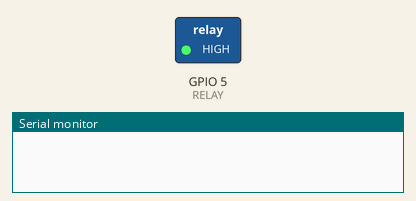
The sketch below on a simulated ESP8266 (NodeMCU). Parts: switched loads named in the sketch (green lamp = pin HIGH), the last lines printed to the serial monitor. WiFi joins after 1.5 s; servers stay silent unless stated.

Above: at 0.1 s.
At 2.1 s:
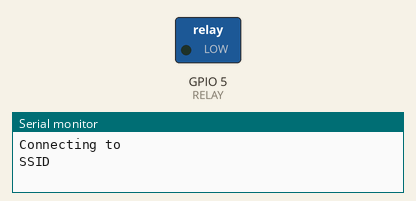
Timing chart, 0 to 3.6 s (numbered marks = the images above):
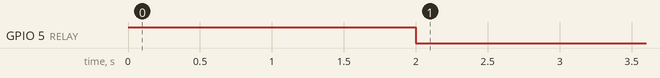

The sketch:

relay.ino
```cpp
/*
From "My Raspberry Pi Does Everything!!!" by Anne Brenner 2022
*/

#include <ESP8266WiFi.h>
//////////////////////////////////////////////
//Change SSID and PASSWORD to yours
const char* ssid     = "SSID";
const char* password = "PASSWORD";
//////////////////////////////////////////////
String REMOTE="";
WiFiServer server(80);
const int RELAY    =5; //D1 on nodemcu

void connectWifi(const char* ssid, const char* password) {
  int WiFiCounter = 0;
  // We start by connecting to a WiFi network
  Serial.println("Connecting to ");
  Serial.println(ssid);
  WiFi.mode(WIFI_STA);
  WiFi.begin(ssid, password);
  while (WiFi.status() != WL_CONNECTED && WiFiCounter < 30) {
    delay(1000);
    WiFiCounter++;
    Serial.println(".");
  }
  Serial.println("");
  Serial.println("WiFi connected");
  Serial.println("IP address: ");
  Serial.println(WiFi.localIP());
}

void setup() {
  pinMode(RELAY, OUTPUT);
  digitalWrite(RELAY, HIGH);
  delay(2000);
  digitalWrite(RELAY, LOW);


  Serial.begin(115200);  //Start Serial
  delay(10);
  connectWifi(ssid, password); // Start WiFi
  server.begin();  // Start Server

}

void loop() {
  delay(1000);
  int connectFails = 0;

  while ((WiFi.status() != WL_CONNECTED)) {
    connectWifi(ssid, password);
    connectFails++;
    if (connectFails > 4) {
      Serial.println("Failed Connection");
    }
  }

  WiFiClient clientS = server.available();
  if (!clientS) {
    return;
  }
  Serial.println("new client");
  String req = clientS.readStringUntil('\r');
  Serial.println(req);
  clientS.flush();
  if (req.indexOf("?REMOTE=ON") != -1){
    digitalWrite(RELAY, LOW);
    }
  if (req.indexOf("?REMOTE=OFF") != -1) {
    digitalWrite(RELAY, HIGH);
    }
  if (req.indexOf("?REMOTE=TOGGLE") != -1) {
    digitalWrite(RELAY, !digitalRead(RELAY));
    }
  clientS.println("HTTP/1.1 200 OK");
  clientS.println("Content-Type: text/html");
  clientS.println(""); //  do not forget this one
  clientS.println("<!DOCTYPE HTML>");
  clientS.println("<html>");
  clientS.println("<form action='' method='get'><fieldset><legend>Relay</legend><input type='radio' name='REMOTE' value='ON' >ON<input type='radio' name='REMOTE' value='OFF' >OFF<input type='radio' name='REMOTE' value='TOGGLE' >TOGGLE<br></fieldset>");
  clientS.println("<input type='submit' value='Submit'></form>");
  clientS.println("</html>");
  delay(10);
  clientS.stop();
}
```
